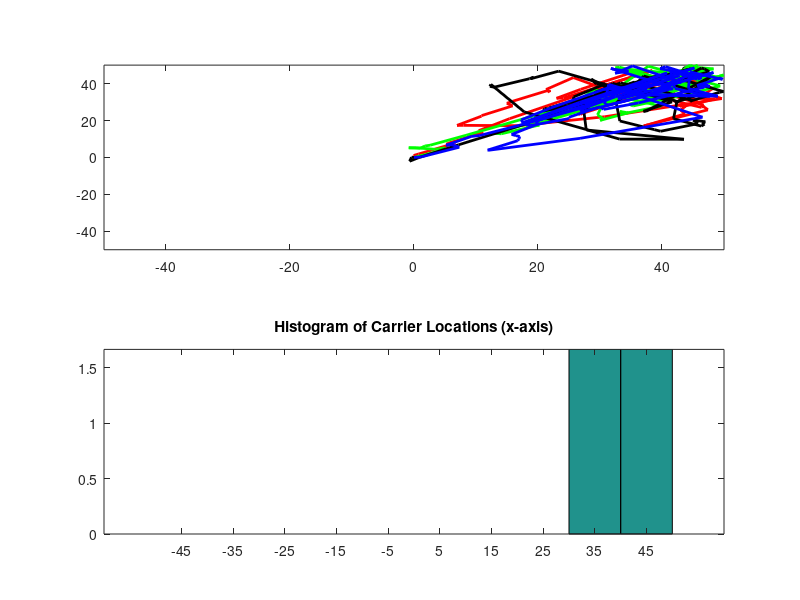

This chart was generated by the following MATLAB code:
% Lab Assignment 5
% ELEC-2250: Physical Electronics S2020
% Part 1: Animation of thermal carrier motion
% Spatial dimensions are in units of mean free paths (lambda)
% Time is in units of mean free times (tau_c)
% Initial (random) velocity is then stdev=1, normal distribution
% Initial positions are randomly distributed on y axis
% Uniformly distributed on x axis to show evolution of location histogram
% due to random diffusion
%initialization
close all
clear all
clc
% "Electric Field" in arbitrary units (2, 4, 7, -5, etc.)
ex=input('x-direction electric field, ex = ');
ey=input('x-direction electric field, ey = ');
% Set to zero for diffusion
% Figures
% Figure 1:
% follow individual carriers and show paths in red, blue, green, black
% Figure 2:
% plot current vs. time (using Shockley Ramo)
% number of electrons
ne=input('number of electrons (Must be =>4), ne = ');
% time step in mean free times
ts=1;
% Number of frames in movie
nframes = 100;
% Number of total time points
npts=100;
% number of mean free paths (lc) in x, y directions (You can change it to some other values) .
nx=50;
ny=50;
% Dimension position, velocity arrays
xpos=zeros(ne,npts);
ypos=zeros(ne,npts);
xvel=zeros(ne,npts);
yvel=zeros(ne,npts);
% initialize electron positions x positions all on left side
% random
% xpos(:,1)= nx*(rand(ne,1)-1);
% evenly spaced to illustrate diffusion
xpos(:,1)= nx*linspace(-1,0,ne);
ypos(:,1)=2*ny*(rand(ne,1)-0.5);
% start carrier 1,2,3,4 at origin for color plotting
xpos(1:4,1)=0;
ypos(1:4,1)=0;
% array of random velocities
rxv=randn(ne,npts+1);
ryv=randn(ne,npts+1);
% initialize electron velocities
xvel(:,1)=rxv(:,1);
yvel(:,1)=ryv(:,1);
% probability of collision
pc=1/2;
% Collisions
% matrix entry = 1 if that carrier has a lattice collision
% during that time slot
coll=rand(ne,npts)<pc;
% Set up plot
figure(1)
set(gcf,'units','normalized')
set(gcf,'Position',[.1 .4 .45 .5])
grid off
% Generate the movie and use getframe to capture each frame.
for k = 1:npts
 clf
 subplot(2,1,1)
 xlabel('Carriers (2-D Representation)')
 axis([-nx nx -ny ny])
 % Resistor boundaries
 rectangle('Position',[-nx -ny 2*nx 2*ny],'FaceColor',[.9 .9 .9],'EdgeColor',[0 0 0])
 % plot electrons
 plot(xpos(:,k),ypos(:,k),'ok','MarkerFaceColor',[.5 .5 .5])
 % Check for exceeding limits and bounce velocities if necessary
 for kx=1:ne
 % calculate next position by calculating next velocity first
 % electric field
 xvel(kx,k+1)=xvel(kx,k)+ex;
 yvel(kx,k+1)=yvel(kx,k)+ey;
 % collisions
 xvel(kx,k+1)=(1-coll(kx,k))*xvel(kx,k+1)+coll(kx,k)*rxv(kx,k+1);
 yvel(kx,k+1)=(1-coll(kx,k))*yvel(kx,k+1)+coll(kx,k)*ryv(kx,k+1);
 % if abs(xpos(kx,k)+ts*xvel(kx,k+1))>nx % If next position outside
 % xpos(kx,k)=-xpos(kx,k); % move position to other end (KCL)
% end
 if abs(ypos(kx,k)+ts*yvel(kx,k+1))>ny % If next position outside
 yvel(kx,k+1)=-yvel(kx,k+1); % reverse velocity
 end
 if abs(xpos(kx,k)+ts*xvel(kx,k+1))>nx % If next position outside
 xvel(kx,k+1)=-xvel(kx,k+1); % reverse velocity
 end
 end
 % update positions
 xpos(:,k+1)=xpos(:,k)+ts*xvel(:,k+1);
 ypos(:,k+1)=ypos(:,k)+ts*yvel(:,k+1);
 % track path of carrier 1
 line(xpos(1,1:k),ypos(1,1:k),'Color',[1 0 0],'LineWidth',2)
 line(xpos(2,1:k),ypos(2,1:k),'Color',[0 1 0],'LineWidth',2)
 line(xpos(3,1:k),ypos(3,1:k),'Color',[0 0 0],'LineWidth',2)
 line(xpos(4,1:k),ypos(4,1:k),'Color',[0 0 1],'LineWidth',2)
 axis([-nx nx -ny ny])
 % histogram of positions
 subplot(2,1,2)
 hist(xpos(:,k),-45:10:45)
 ylim([0 ne/3])
 title('Histogram of Carrier Locations (x-axis)')
 % Only put nframes frames into movie
 if k<=nframes
 M(k) = getframe(gcf);
 end
end
